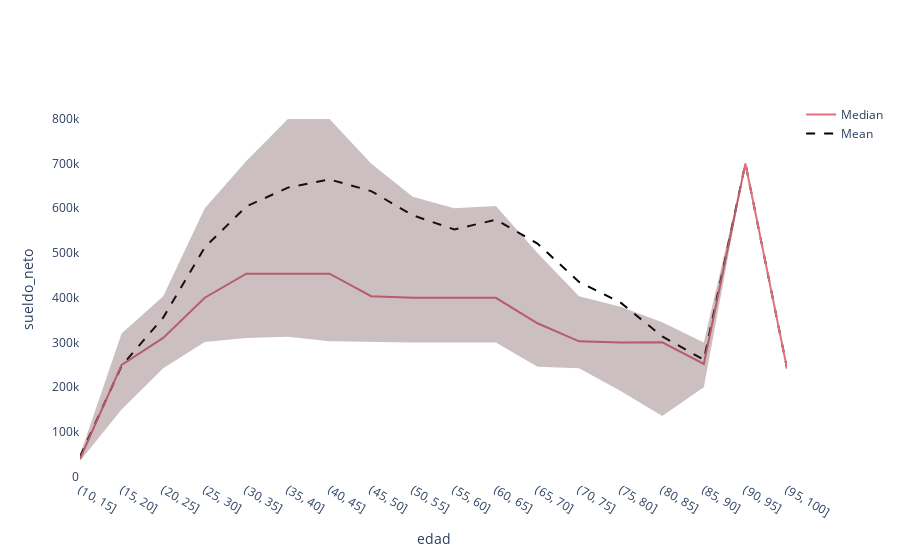
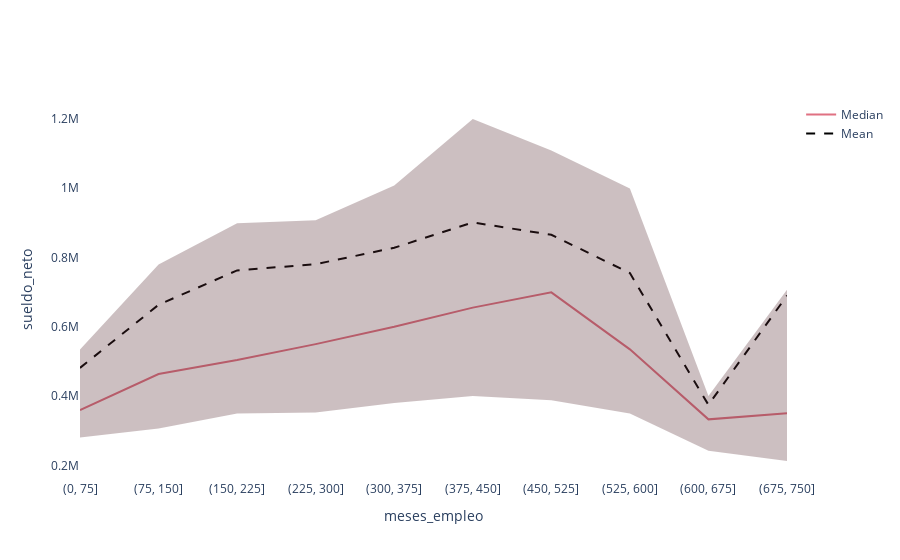

Here is the notebook cell these charts were saved with, in order:
### Code cell
bins_dict = {
    'edad': np.linspace(10, 100, 19).astype(int),
    'meses_empleo': np.linspace(0, 750, 11).astype(int)
}
for f in numerical_features:
    fig = dplot.marginal_dependency_plot(datos, target, f, bins=bins_dict[f], lower_q=0.25, upper_q=0.75)
    fig.show()

### Figure 1 — Plotly figure (JSON) as saved in the notebook; plotly's stock layout.template omitted (floating-point values rounded to 4 significant figures)
{"data": [{"line": {"color": "black", "dash": "dash"}, "mode": "lines", "name": "Mean", "showlegend": true, "type": "scatter", "x": ["(10, 15]", "(15, 20]", "(20, 25]", "(25, 30]", "(30, 35]", "(35, 40]", "(40, 45]", "(45, 50]", "(50, 55]", "(55, 60]", "(60, 65]", "(65, 70]", "(70, 75]", "(75, 80]", "(80, 85]", "(85, 90]", "(90, 95]", "(95, 100]"], "y": [44810.0, 247600.0, 355500.0, 512600.0, 604000.0, 646000.0, 664300.0, 638300.0, 584200.0, 552500.0, 574200.0, 521100.0, 435300.0, 388900.0, 313600.0, 261200.0, 700000, 242100.0]}, {"line": {"color": "#E07182"}, "mode": "lines", "name": "Median", "showlegend": true, "type": "scatter", "x": ["(10, 15]", "(15, 20]", "(20, 25]", "(25, 30]", "(30, 35]", "(35, 40]", "(40, 45]", "(45, 50]", "(50, 55]", "(55, 60]", "(60, 65]", "(65, 70]", "(70, 75]", "(75, 80]", "(80, 85]", "(85, 90]", "(90, 95]", "(95, 100]"], "y": [40000, 249800.0, 310000, 400000, 453700.0, 453700.0, 453700.0, 403300.0, 399800.0, 399700.0, 399700.0, 342800.0, 302500.0, 299800.0, 300400.0, 252000.0, 700000, 242100.0]}, {"line": {"width": 0}, "marker": {"color": "rgba(88, 44, 51, 0.3)"}, "mode": "lines", "name": "Quantile 75.0%", "showlegend": false, "type": "scatter", "x": ["(10, 15]", "(15, 20]", "(20, 25]", "(25, 30]", "(30, 35]", "(35, 40]", "(40, 45]", "(45, 50]", "(50, 55]", "(55, 60]", "(60, 65]", "(65, 70]", "(70, 75]", "(75, 80]", "(80, 85]", "(85, 90]", "(90, 95]", "(95, 100]"], "y": [48390.0, 319800.0, 403300.0, 600000, 705700.0, 799400.0, 799400.0, 700000, 625600.0, 600000, 604900.0, 500000, 403300.0, 379700.0, 345000, 299800.0, 700000, 242100.0]}, {"fill": "tonexty", "fillcolor": "rgba(88, 44, 51, 0.3)", "line": {"width": 0}, "marker": {"color": "rgba(88, 44, 51, 0.3)"}, "mode": "lines", "name": "Quantile 25.0%", "showlegend": false, "type": "scatter", "x": ["(10, 15]", "(15, 20]", "(20, 25]", "(25, 30]", "(30, 35]", "(35, 40]", "(40, 45]", "(45, 50]", "(50, 55]", "(55, 60]", "(60, 65]", "(65, 70]", "(70, 75]", "(75, 80]", "(80, 85]", "(85, 90]", "(90, 95]", "(95, 100]"], "y": [35000, 149900.0, 242305, 300800.0, 309800.0, 312500.0, 302500.0, 300800.0, 299800.0, 299800.0, 299800.0, 245700.0, 242000.0, 191600.0, 135300.0, 199800.0, 700000, 242100.0]}], "layout": {"autosize": true, "hoverlabel": {"align": "right"}, "hovermode": "x", "paper_bgcolor": "white", "plot_bgcolor": "white", "title": {}, "xaxis": {"autorange": true, "range": [0, 17], "showgrid": false, "title": {"text": "edad"}, "type": "category"}, "yaxis": {"autorange": true, "range": [-7466.0, 841800.0], "showgrid": false, "title": {"text": "sueldo_neto"}, "type": "linear"}}}

### Figure 2 — Plotly figure (JSON) as saved in the notebook; plotly's stock layout.template omitted (floating-point values rounded to 4 significant figures)
{"data": [{"line": {"color": "black", "dash": "dash"}, "mode": "lines", "name": "Mean", "showlegend": true, "type": "scatter", "x": ["(0, 75]", "(75, 150]", "(150, 225]", "(225, 300]", "(300, 375]", "(375, 450]", "(450, 525]", "(525, 600]", "(600, 675]", "(675, 750]"], "y": [481400.0, 663500.0, 762800.0, 780800.0, 828200.0, 901400.0, 865700.0, 755100.0, 374600.0, 690100.0]}, {"line": {"color": "#E07182"}, "mode": "lines", "name": "Median", "showlegend": true, "type": "scatter", "x": ["(0, 75]", "(75, 150]", "(150, 225]", "(225, 300]", "(300, 375]", "(375, 450]", "(450, 525]", "(525, 600]", "(600, 675]", "(675, 750]"], "y": [359721, 463800.0, 504100.0, 550000, 600000, 655300.0, 699500.0, 534826, 332700.0, 350300.0]}, {"line": {"width": 0}, "marker": {"color": "rgba(88, 44, 51, 0.3)"}, "mode": "lines", "name": "Quantile 75.0%", "showlegend": false, "type": "scatter", "x": ["(0, 75]", "(75, 150]", "(150, 225]", "(225, 300]", "(300, 375]", "(375, 450]", "(450, 525]", "(525, 600]", "(600, 675]", "(675, 750]"], "y": [534300.0, 780000, 899300.0, 907400.0, 1008000.0, 1200000, 1109000.0, 999600.0, 400000, 707100.0]}, {"fill": "tonexty", "fillcolor": "rgba(88, 44, 51, 0.3)", "line": {"width": 0}, "marker": {"color": "rgba(88, 44, 51, 0.3)"}, "mode": "lines", "name": "Quantile 25.0%", "showlegend": false, "type": "scatter", "x": ["(0, 75]", "(75, 150]", "(150, 225]", "(225, 300]", "(300, 375]", "(375, 450]", "(450, 525]", "(525, 600]", "(600, 675]", "(675, 750]"], "y": [280000, 306200.0, 349700.0, 352900.0, 379900.0, 400000, 388200.0, 349900.0, 242305, 212500.0]}], "layout": {"autosize": true, "hoverlabel": {"align": "right"}, "hovermode": "x", "paper_bgcolor": "white", "plot_bgcolor": "white", "title": {}, "xaxis": {"autorange": true, "range": [0, 9], "showgrid": false, "title": {"text": "meses_empleo"}, "type": "category"}, "yaxis": {"autorange": true, "range": [157600.0, 1255000.0], "showgrid": false, "title": {"text": "sueldo_neto"}, "type": "linear"}}}
